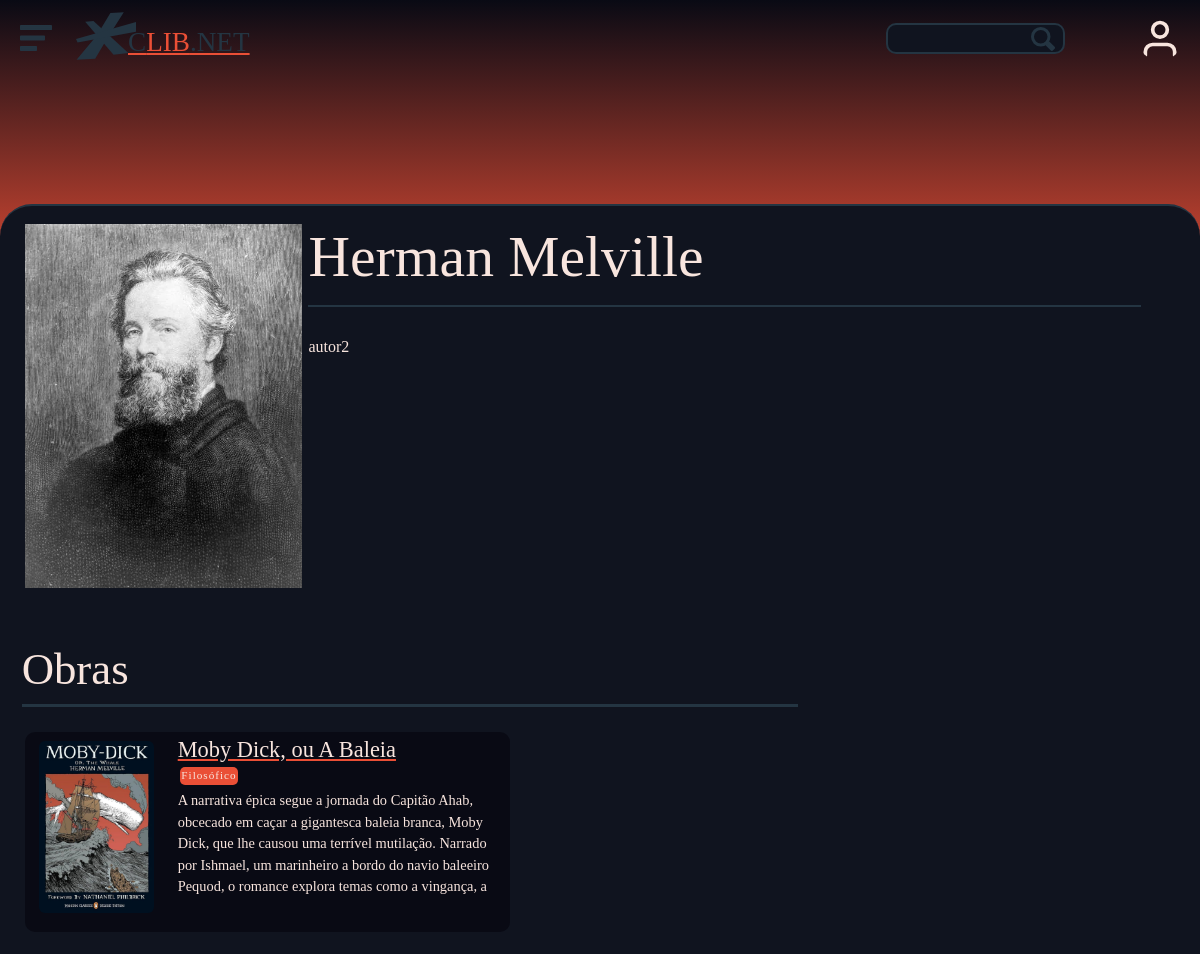
Screenshot of /web/PHP/autor.php?id=2 with the database file from the repository.
### tables this page shows
CREATE TABLE IF NOT EXISTS tb_autores (
	cod INTEGER PRIMARY KEY AUTO_INCREMENT,
	nome VARCHAR(120),
  	dtnasc DATE,
descricao VARCHAR(1000),
imagem VARCHAR(130),
ativo BOOLEAN DEFAULT true
);

CREATE TABLE IF NOT EXISTS tb_livros (
	cod INTEGER PRIMARY KEY AUTO_INCREMENT,
	nome VARCHAR(90),	
	descricao VARCHAR(1000),
	ativo BOOLEAN DEFAULT true,
	imagem VARCHAR(100),
	arquivo VARCHAR(150)
);

CREATE TABLE IF NOT EXISTS tb_categorias(
	cod INTEGER PRIMARY KEY AUTO_INCREMENT,
	nome VARCHAR(60),
	ativo BOOLEAN DEFAULT true
);

### Web/PHP/administrator/utils/livro/getCategories.php (called while the page is built, shortened)
<?php function getBookCategories($conn, $bookId) {
    $categoryName = null;
    $sqlC = "SELECT c.nome FROM tb_categorias c
             INNER JOIN tb_categorias_livros lc ON c.cod = lc.codcategoria
             WHERE lc.codlivro = ?";
    $stmtC = $conn->prepare($sqlC);
    $stmtC->bind_param("i", $bookId);
    $stmtC->execute();
    $stmtC->bind_result($categoryName);
    $categories = [];
    while ($stmtC->fetch()) {
        $categories[] = $categoryName;
    }
    return $categories;
};
?>

### web/PHP/components/contentLoader/autorInfo.php (the view, shortened to what this page needs)
<?php
include_once ("C:/xampp/htdocs/projtcc/web/PHP/administrator/utils/connect.php");
include_once ("C:/xampp/htdocs/projtcc/web/PHP/administrator/utils/livro/getCategories.php");
$conn = connect();
if (isset($_GET["id"])) {
    $idA = $_GET["id"];
    $sqlL1 = "SELECT codlivro FROM tb_livros_autores WHERE codautor = ?";
    $stmtL1 = $conn->prepare($sqlL1);
    $stmtL1->bind_param("i", $idA);
    $stmtL1->execute();
    $stmtL1->bind_result($idL);
    $sqlL2 = "SELECT nome, imagem, descricao FROM tb_livros WHERE cod = ?";
    $stmtL2 = $conn->prepare($sqlL2);
    $stmtL2->bind_param("i", $idL);
    $stmtL2->execute();
    $stmtL2->store_result();
    $resultL = '';
    if ($stmtL2->num_rows > 0) {
        $stmtL2->bind_result($nomeL, $imgL, $descL);
        while ($stmtL2->fetch()) {
            $categories = getBookCategories($conn, $idL);
            $resultL .= '
            <div class="sectionCardRow flex size5">
            <div class="sectionCardColumnCapa">
                <img class="sectionCardColumnImg" src="../SRC/capas/' . htmlspecialchars($imgL) . '">
            </div>
            <div class="sectionCardRowContent">
                <div class="sectionCardRowTitulo"><a href="produto.php?id='.$idL.'">'.$nomeL.'</a></div>
                <div class="sectionCardRowCategories">';
                foreach ($categories as $category) {
                    $resultL .= '<div class="sectionCardRowBadge">' . htmlspecialchars($category) . '</div>';
                }
                $resultL .= '</div>
                <div class="sectionRowDesc">'.$descL.'</div>
            </div>
        </div>
            ';
        }
    }
    $sqlA = "SELECT nome, descricao, imagem
FROM tb_autores
WHERE cod = " . $idA;
    $stmtA = $conn->prepare($sqlA);
    $stmtA->execute();
    $stmtA->store_result();
    $resultA = "";
    if ($stmtA->num_rows > 0) {
        $stmtA->bind_result($nome, $desc, $img);
        while ($stmtA->fetch()) {
            $resultA .= '
                <div class="size3 pZero grid">
                    <img class="autorImagem" src="../SRC/fotos/autores/' . htmlspecialchars($img) . '">
                </div>
                <div class="size9 livroInfoMain">
                    <div class="livroTituloSection borderBottom flexColumn contSection size8">
                        <div class="livroTitulo">' . htmlspecialchars($nome) . '</div>
                        <div class="flexColumn widthMax">
                        </div>
                    </div>
                    <div class="contSection livroDesc">
                        ' . nl2br(htmlspecialchars($desc)) . '
                    </div>
                </div>
                <div>
                    <div class="contSection autorLivrosRow size12">
                        <div class="autorLivrosTitle size8">
                        Obras
                        </div>
                        <div class="flex">
                        '.$resultL.'
                        </div>
                    </div>
                </div>';
        }
        echo $resultA;
    } else {
    }
}

### Web/CSS/styleRecursos.css (style rules this page uses)
:root { --navHeight: 3.5rem; --font: #f8e5de; --corPrimaria: #ea4f36; --corSecundaria: #bc3131; --corSecundaria2: #bc31318e; --bgPrimaria: #090a14; --bgSecundaria: #10141f; --bgTerciaria: #243542; --bgLogin: #1d2230; --bgInput: #343a3b; --bgHover: #1c2635; }

### Web/CSS/styleComponentes.css (style rules this page uses)
.conteudo { background-color: var(--bgPrimaria); color: var(--font); max-width: 100%; }
.livroTitulo { font-family: 'Gotham Black'; font-size: 3.6rem; line-height: 65px; }
.livroDesc { padding-top: 1.75rem; font-family: 'Gotham Book'; font-size: 1em; }
.livroInfoMain { padding: 0 2.5% 0 1%; }
.livroTituloSection { padding-bottom: 5px }
.sectionCardRow { padding: 5px 10px 5px 10px; gap: 20px; margin: 5px; background-color: var(--bgPrimaria); border-radius: 10px; transition: 0.2s; max-height: 200px; }
.sectionCardColumnCapa { border-radius: 10px; justify-self: center; }
.sectionCardColumnImg { justify-self: center; max-width: 130px; max-height: 180px; border-radius: 10px; padding: 4px; }
.sectionCardRowTitulo { font-family: 'Gotham Medium'; font-size: 1.4rem; width: fit-content; transition: 0.2s; line-height: 25px; }
.sectionRowDesc { font-size: 0.9rem; font-family: 'Gotham Book'; max-height: 55%; overflow-y: scroll; }
.sectionCardRowCategories { gap: 4px; padding: 2px; display: flex; align-content: center; }
.sectionCardRowBadge { font-family: 'Gotham Medium'; font-size: 0.7rem; background-color: var(--corPrimaria); border-radius: 5px; width: fit-content; padding: 0.05rem 0.1rem; letter-spacing: 1px; }
.sectionCardRowContent { gap: 3px; display: flex; flex-direction: column; }
.autorLivrosRow { padding-top: 3rem; gap: 20px; }
.autorImagem { justify-self: center; max-width: 95%; min-width: 80%; }
.autorLivrosTitle { margin: 0 0 0 1rem; font-size: 2.8rem; font-family: 'Gotham Medium'; border-bottom: 3px solid var(--bgTerciaria); }
.autorLivrosRow .sectionCardRow { margin-left: 1.2rem; }

### Web/CSS/style.css (style rules this page uses)
.flex { display: flex; }
.flexColumn { flex-direction: column; display: flex; }
.grid { display: grid; }
.contSection { --paddingX: 1.5rem; --paddingY: 0; display: flex; flex-wrap: wrap; margin-top: calc(-1 * var(--paddingY)); margin-right: calc(-.5 * var(--paddingX)); margin-left: calc(-.5 * var(--paddingX)) }
.pZero { padding: 0 !important; }
.size3 { flex: 0 0 auto; width: 25%; }
.size5 { flex: 0 0 auto; width: 41.66666667%; }
.size8 { flex: 0 0 auto; width: 66.66666667%; }
.size9 { flex: 0 0 auto; width: 75%; }
.size12 { flex: 0 0 auto; width: 100%; }
.borderBottom { border-bottom: 2px solid var(--bgTerciaria); padding-bottom: 1rem; width: 100%; }
body { margin: 0; font-family: "Gotham Book"; font-size: 1rem; line-height: 1.5; -webkit-text-size-adjust: 100%; -webkit-tap-highlight-color: transparent; }
a:-webkit-any-link { color: var(--font); text-decoration: underline; text-decoration-color: var(--corPrimaria); }

### rows the page displays
tb_autores: imagem (picture), nome "Herman Melville", descricao "autor2"
tb_livros: imagem (picture), nome "Moby Dick, ou A Baleia", descricao "A narrativa épica segue a jornada do Capitão Ahab, obcecado em caçar a gigantesca baleia branca, Moby Dick, que lhe causou uma terrível mutilação. Narrado por Ishmael, um marinheiro a bordo do navio baleeiro Pequod, o romance explora temas como a vingança, a…"
tb_categorias: nome "Filosófico"
